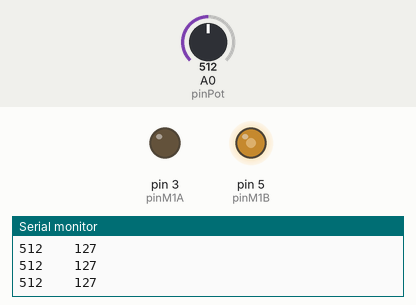
Simulated run of this sketch. Board: Arduino Uno, built with avr-gcc and run on an emulated ATmega328P. Shown: output pins drawn as LEDs (lit = HIGH), the last lines printed to the serial monitor. The test bench sets the inputs (shaded band); at power-on: A0 (pinPot) = 512.

Above: at 1.2 s.
1.3 s: A0 (pinPot) set to 992
At 1.6 s:
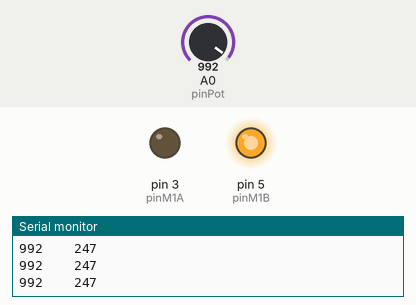
2.8 s: A0 (pinPot) set to 1009
At 3.9 s:
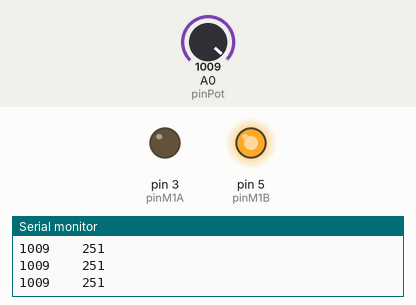
4.3 s: A0 (pinPot) set to 716
At 5.1 s:
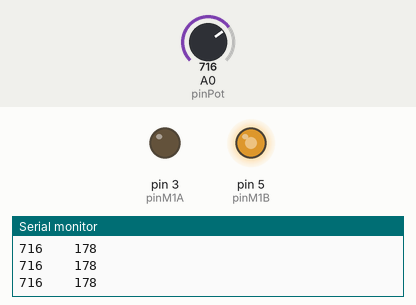
5.8 s: A0 (pinPot) set to 413
At 6.1 s:
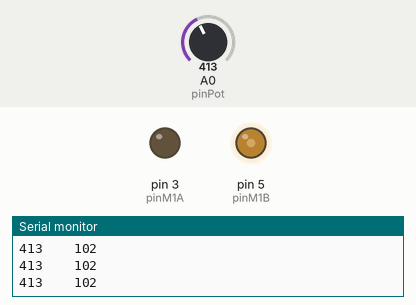
7.3 s: A0 (pinPot) set to 395
At 7.6 s:
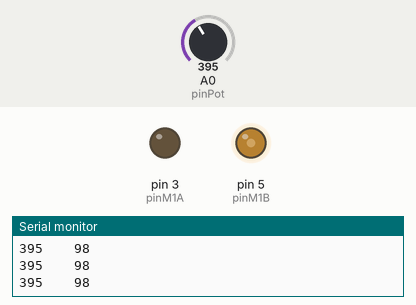
10.3 s: A0 (pinPot) set to 109
At 11.0 s:
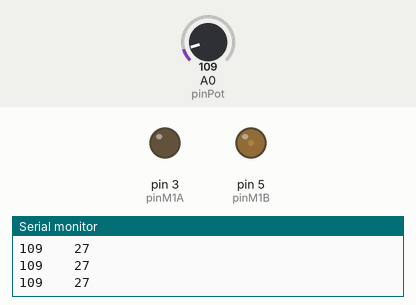
11.8 s: A0 (pinPot) set to 89
Timing chart, 0 to 14.3 s (numbered marks = the images above; inputs shaded):
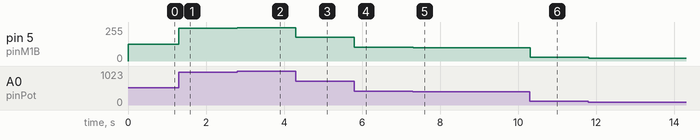

Measured:
- after the input at 1.3 s, pin 5 (pinM1B): 127/255 → 247/255 at once
- after the input at 2.8 s, pin 5 (pinM1B): 247/255 → 251/255 at once
- after the input at 4.3 s, pin 5 (pinM1B): 251/255 → 178/255 at once
- after the input at 5.8 s, pin 5 (pinM1B): 178/255 → 102/255 at once
- after the input at 7.3 s, pin 5 (pinM1B): 102/255 → 98/255 at once
- after the input at 10.3 s, pin 5 (pinM1B): 98/255 → 27/255 at once
- after the input at 11.8 s, pin 5 (pinM1B): 27/255 → 22/255 at once

The sketch:

One_motor.ino
```cpp
//creación variables para pines
byte pinM1A = 3;
byte pinM1B = 5;
byte pinPot = A0;

byte pinM2A = 9;
byte pinM2B = 10;

//variable para sensores
int lectura;
int velocidad;


void setup()
{
  Serial.begin(9600);
  pinMode(pinM1A, OUTPUT); // actuador
  pinMode(pinM1B, OUTPUT);

  pinMode(pinPot, INPUT);  // sensores
}

void loop()
{
  lectura = analogRead(pinPot); // 0 - 1023

  //   map(variable, min, max, nuevoMin, nuevoMax)
  velocidad = map(lectura, 0, 1023, 0, 255);

  analogWrite(pinM1B, velocidad);   //0-255
  analogWrite(pinM1A, 0);            // 0-255


  Serial.print(lectura);
  Serial.print("    ");
  Serial.println(velocidad);

}
```
